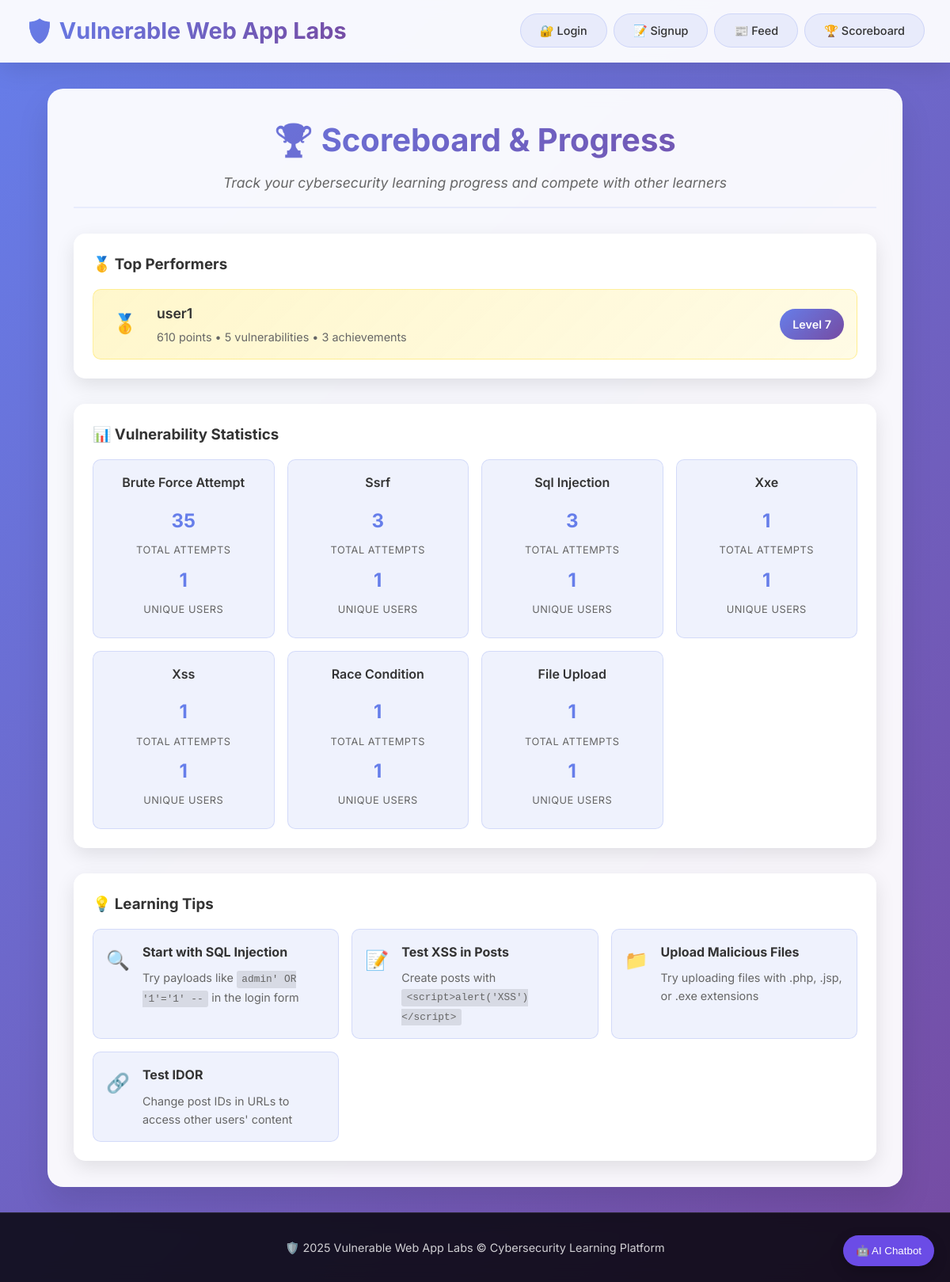
The app's page /scoreboard with its own data.
### tables this page shows
CREATE TABLE user_stats (
        id INTEGER PRIMARY KEY AUTOINCREMENT,
        user_id INTEGER UNIQUE NOT NULL,
        total_points INTEGER DEFAULT 0,
        vulnerabilities_found INTEGER DEFAULT 0,
        achievements_earned INTEGER DEFAULT 0,
        level INTEGER DEFAULT 1,
        last_updated TIMESTAMP DEFAULT CURRENT_TIMESTAMP, balance INTEGER DEFAULT 0,
        FOREIGN KEY (user_id) REFERENCES users (id)
    );

CREATE TABLE users (
            id INTEGER PRIMARY KEY AUTOINCREMENT,
            username TEXT UNIQUE NOT NULL,
            email TEXT UNIQUE NOT NULL,
            password TEXT NOT NULL
        );

CREATE TABLE user_progress (
        id INTEGER PRIMARY KEY AUTOINCREMENT,
        user_id INTEGER NOT NULL,
        vulnerability_type TEXT NOT NULL,
        points INTEGER DEFAULT 0,
        completed_at TIMESTAMP DEFAULT CURRENT_TIMESTAMP,
        FOREIGN KEY (user_id) REFERENCES users (id)
    );

### flask_vulnerable_app.py (the view)
@app.route("/scoreboard")
def scoreboard():
    with get_db_connection() as conn:
        top_users = conn.execute("""
            SELECT u.username, us.total_points, us.vulnerabilities_found,
                   us.achievements_earned, us.level
            FROM users u
            JOIN user_stats us ON u.id = us.user_id
            ORDER BY us.total_points DESC
            LIMIT 10
        """).fetchall()
        vuln_stats = conn.execute("""
            SELECT vulnerability_type, COUNT(*) as total_attempts,
                   COUNT(DISTINCT user_id) as unique_users
            FROM user_progress
            GROUP BY vulnerability_type
            ORDER BY total_attempts DESC
        """).fetchall()
    current_user_progress = None
    if "user_id" in session:
        current_user_progress = get_user_progress(session["user_id"])
    return render_template("scoreboard.html",
                         top_users=top_users,
                         vuln_stats=vuln_stats,
                         current_user_progress=current_user_progress)

### flask_vulnerable_app.py (called while the page is built)
def get_db_connection():
    conn = sqlite3.connect(DB_NAME)
    conn.row_factory = sqlite3.Row
    return conn

### templates/scoreboard.html (shortened to what this page needs)
{% extends "base.html" %}
{% block content %}
<div class="page-header">
    <h2>🏆 Scoreboard & Progress</h2>
    <p>Track your cybersecurity learning progress and compete with other learners</p>
</div>
<div class="scoreboard-container">
    <div class="leaderboard-section">
        <h3>🥇 Top Performers</h3>
        <div class="leaderboard">
            {% for user in top_users %}
            <div class="leaderboard-item {% if loop.index <= 3 %}podium{% endif %}">
                <div class="rank">
                    {% if loop.index == 1 %}🥇
                    {% elif loop.index == 2 %}🥈
                    {% elif loop.index == 3 %}🥉
                    {% else %}{{ loop.index }}{% endif %}
                </div>
                <div class="user-info">
                    <div class="username">{{ user[0] }}</div>
                    <div class="user-stats">
                        <span>{{ user[1] }} points</span>
                        <span>•</span>
                        <span>{{ user[2] }} vulnerabilities</span>
                        <span>•</span>
                        <span>{{ user[3] }} achievements</span>
                    </div>
                </div>
                <div class="level-badge">Level {{ user[4] }}</div>
            </div>
            {% endfor %}
        </div>
    </div>
    {% if vuln_stats %}
    <div class="vulnerability-stats-section">
        <h3>📊 Vulnerability Statistics</h3>
        <div class="vuln-stats-grid">
            {% for stat in vuln_stats %}
            <div class="vuln-stat-card">
                <div class="vuln-name">{{ stat[0].replace('_', ' ').title() }}</div>
                <div class="vuln-numbers">
                    <div class="stat-number">{{ stat[1] }}</div>
                    <div class="stat-label">Total Attempts</div>
                </div>
                <div class="vuln-numbers">
                    <div class="stat-number">{{ stat[2] }}</div>
                    <div class="stat-label">Unique Users</div>
                </div>
            </div>
            {% endfor %}
        </div>
    </div>
    {% endif %}
    <div class="learning-tips">
        <h3>💡 Learning Tips</h3>
        <div class="tips-grid">
            <div class="tip-card">
                <div class="tip-icon">🔍</div>
                <div class="tip-content">
                    <h4>Start with SQL Injection</h4>
                    <p>Try payloads like <code>admin' OR '1'='1' --</code> in the login form</p>
                </div>
            </div>
            <div class="tip-card">
                <div class="tip-icon">📝</div>
                <div class="tip-content">
                    <h4>Test XSS in Posts</h4>
                    <p>Create posts with <code>&lt;script&gt;alert('XSS')&lt;/script&gt;</code></p>
                </div>
            </div>
            <div class="tip-card">
                <div class="tip-icon">📁</div>
                <div class="tip-content">
                    <h4>Upload Malicious Files</h4>
                    <p>Try uploading files with .php, .jsp, or .exe extensions</p>
                </div>
            </div>
            <div class="tip-card">
                <div class="tip-icon">🔗</div>
                <div class="tip-content">
                    <h4>Test IDOR</h4>
                    <p>Change post IDs in URLs to access other users' content</p>
                </div>
            </div>
        </div>
    </div>
</div>
{% endblock %}

### static/style.css (style rules this page uses)
* { margin: 0; padding: 0; box-sizing: border-box; }
body { font-family: 'Inter', 'Segoe UI', Tahoma, Geneva, Verdana, sans-serif; margin: 0; padding: 0; background: linear-gradient(135deg, #667eea 0%, #764ba2 100%); min-height: 100vh; overflow-x: hidden; color: #333; line-height: 1.6; }
body { padding-top: 80px; }
.page-header { text-align: center; margin-bottom: 2rem; padding-bottom: 1rem; border-bottom: 2px solid rgba(102, 126, 234, 0.1); }
.page-header h2 { background: linear-gradient(135deg, #667eea, #764ba2); -webkit-background-clip: text; -webkit-text-fill-color: transparent; background-clip: text; font-size: 2.5rem; font-weight: 700; margin-bottom: 0.5rem; }
.page-header p { color: #666; font-size: 1.1rem; font-style: italic; }
.stat-number { display: block; font-size: 2rem; font-weight: 700; color: #667eea; margin-bottom: 0.5rem; }
.stat-label { font-size: 0.9rem; color: #666; text-transform: uppercase; letter-spacing: 0.5px; }
.vuln-name { font-weight: 600; color: #333; margin-bottom: 0.5rem; }
.scoreboard-container { display: flex; flex-direction: column; gap: 2rem; }
.leaderboard-section { background: rgba(255, 255, 255, 0.9); backdrop-filter: blur(10px); border-radius: 15px; padding: 1.5rem; box-shadow: 0 8px 25px rgba(0, 0, 0, 0.1); }
.leaderboard { display: flex; flex-direction: column; gap: 1rem; margin-top: 1rem; }
.leaderboard-item { display: flex; align-items: center; gap: 1rem; padding: 1rem; background: rgba(255, 255, 255, 0.5); border-radius: 10px; border: 1px solid rgba(102, 126, 234, 0.2); transition: transform 0.3s ease; }
.leaderboard-item.podium { background: linear-gradient(135deg, rgba(255, 215, 0, 0.2), rgba(255, 215, 0, 0.1)); border-color: rgba(255, 215, 0, 0.3); }
.rank { font-size: 1.5rem; font-weight: 700; min-width: 3rem; text-align: center; }
.user-info { flex: 1; }
.username { font-weight: 600; color: #333; font-size: 1.1rem; }
.user-stats { color: #666; font-size: 0.9rem; margin-top: 0.25rem; }
.level-badge { background: linear-gradient(135deg, #667eea, #764ba2); color: white; padding: 0.5rem 1rem; border-radius: 20px; font-size: 0.9rem; font-weight: 600; }
.vulnerability-stats-section { background: rgba(255, 255, 255, 0.9); backdrop-filter: blur(10px); border-radius: 15px; padding: 1.5rem; box-shadow: 0 8px 25px rgba(0, 0, 0, 0.1); }
.vuln-stats-grid { display: grid; grid-template-columns: repeat(auto-fit, minmax(200px, 1fr)); gap: 1rem; margin-top: 1rem; }
.vuln-stat-card { background: rgba(102, 126, 234, 0.1); border-radius: 10px; padding: 1rem; text-align: center; border: 1px solid rgba(102, 126, 234, 0.2); }
.vuln-stat-card .vuln-name { font-weight: 600; color: #333; margin-bottom: 1rem; }
.vuln-numbers { margin: 0.5rem 0; }
.stat-number { font-size: 1.5rem; font-weight: 700; color: #667eea; }
.stat-label { font-size: 0.8rem; color: #666; text-transform: uppercase; letter-spacing: 0.5px; }
.learning-tips { background: rgba(255, 255, 255, 0.9); backdrop-filter: blur(10px); border-radius: 15px; padding: 1.5rem; box-shadow: 0 8px 25px rgba(0, 0, 0, 0.1); }
.tips-grid { display: grid; grid-template-columns: repeat(auto-fit, minmax(250px, 1fr)); gap: 1rem; margin-top: 1rem; }
.tip-card { display: flex; align-items: flex-start; gap: 1rem; padding: 1rem; background: rgba(102, 126, 234, 0.1); border-radius: 10px; border: 1px solid rgba(102, 126, 234, 0.2); }
.tip-icon { font-size: 1.5rem; margin-top: 0.25rem; }
.tip-content h4 { margin: 0 0 0.5rem 0; color: #333; font-size: 1rem; }
.tip-content p { margin: 0; color: #666; font-size: 0.9rem; }
.tip-content code { background: rgba(0, 0, 0, 0.1); padding: 0.2rem 0.4rem; border-radius: 3px; font-family: 'Courier New', monospace; font-size: 0.8rem; }

### records on screen
user_stats: username "user1", total_points "610", vulnerabilities_found "5", achievements_earned "3", level "7"
user_progress: vulnerability_type "Xss", user "1"

### other values on screen
{{ stat[0].replace('_', ' ').title() }} "Brute Force Attempt" "Ssrf" "Sql Injection" "Xxe" "Race Condition" "File Upload"
{{ stat[1] }} "35" "3" "3" "1" "1" "1"
{{ stat[2] }} "1" "1" "1" "1" "1" "1"
